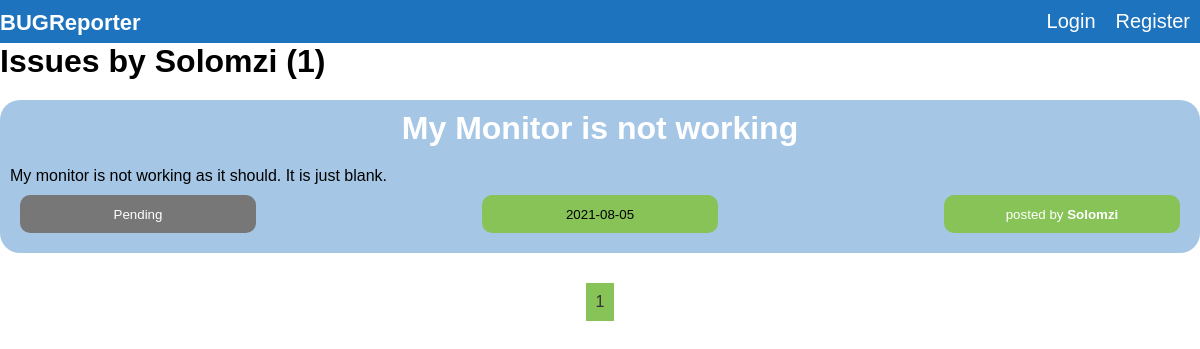
The page /user/Solomzi on the database as committed earlier.
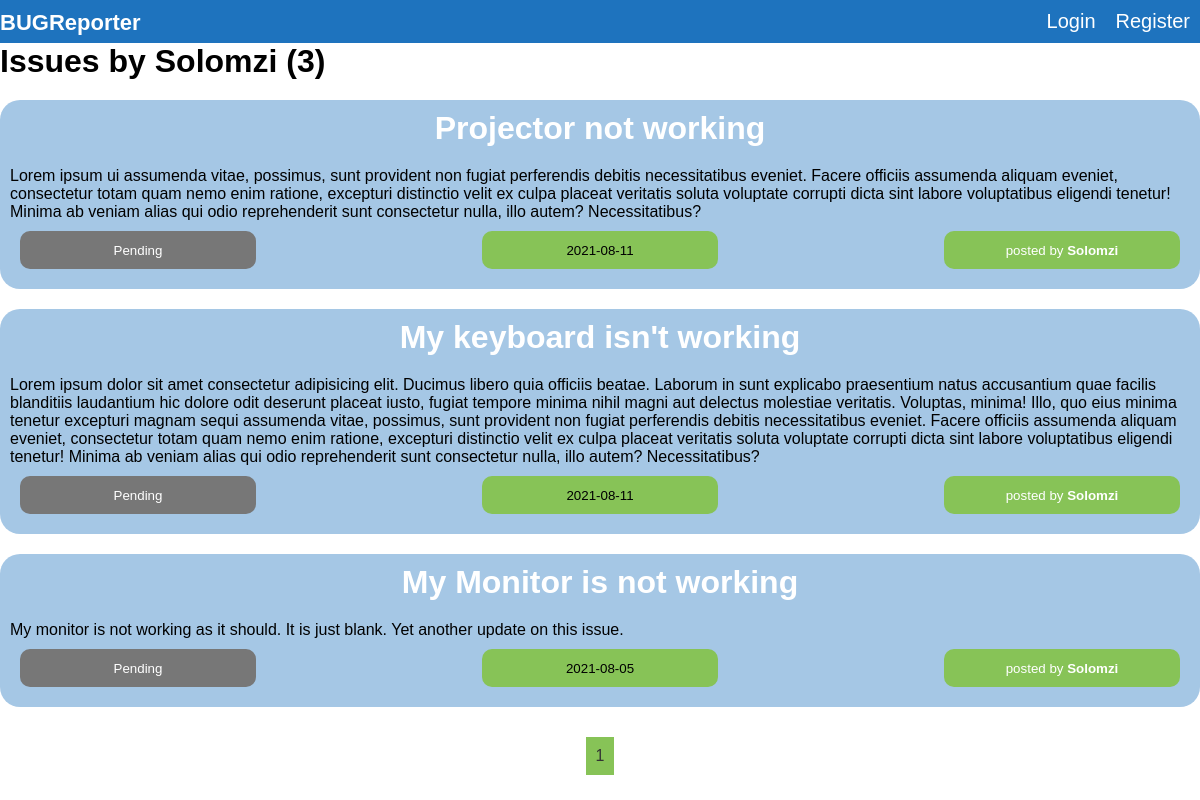
The same page on the database as committed later.
### issues_blog/models.py (models this page shows, shortened)
class User(db.Model, UserMixin):
    __tablename__ = 'users'
    id = db.Column(db.Integer, primary_key = True)
    firstname = db.Column(db.String(20), unique = True, nullable = False)
    email = db.Column(db.String(120), unique = True, nullable = False)
    password = db.Column(db.String(60), nullable = False)
    issues = db.relationship('Issue', backref = 'author', lazy = True)

class Issue(db.Model):
    __tablename__ = 'issues'
    id = db.Column(db.Integer, primary_key = True)
    title = db.Column(db.String(60), nullable = False)
    content = db.Column(db.Text, nullable = False)
    status = db.Column(db.String(20), nullable = False, default = 'Pending')
    date_created = db.Column(db.DateTime, nullable = False, default = datetime.utcnow)
    user_id = db.Column(db.Integer, db.ForeignKey('users.id'), nullable = False)

### issues_blog/routes.py (the view)
@app.route('/user/<firstname>')
def user_issues(firstname):
    page = request.args.get('page', 1, type = int)
    user = User.query.filter_by(firstname = firstname).first_or_404()
    issues = Issue.query.filter_by(author = user)\
            .order_by(Issue.date_created.desc())\
            .paginate(page = page, per_page = 5)
    return render_template('user_issues.html', issues = issues, user = user)

### issues_blog/templates/user_issues.html
{% extends 'base.html' %}
{% block body %}
    <div class="container">
        <h1>Issues by {{ user.firstname }} ({{ issues.total }})</h1>
        {% for issue in issues.items %}
        <div class="issue-box">
            <h1>
                <a href="{{ url_for('issue', issue_id = issue.id) }}">{{ issue.title }}</a>
            </h1>
            <p>{{ issue.content }}</p>
            <div class="details">
                <div class="info {{ issue.status|lower }}">
                    <p>
                        <small class = "details">{{ issue.status }}</small>
                    </p>
                </div>
                <div class="info">
                    <p>
                        <small class = "details">{{ issue.date_created.strftime('%Y-%m-%d') }}</small>
                    </p>
                </div>
                <div class="info">
                    <p>
                        <a href="{{ url_for('user_issues', firstname = issue.author.firstname) }}">
                            <small class = "details">
                                posted by <strong>{{ issue.author.firstname }}</strong>
                            </small>
                        </a>
                    </p>
                </div>
            </div>
        </div>
        {% endfor %}
        <div class="links">
            {% for page_num in issues.iter_pages(left_edge=1, right_edge=1, left_current=1, right_current=2) %}
                {% if page_num %}
                    {% if issues.page == page_num %}
                        <a href="{{ url_for('user_issues', firstname = user.firstname, page = page_num) }}" class="page_num link_active">
                            {{ page_num }}
                        </a>
                    {% else %}
                        <a href="{{ url_for('user_issues', firstname = user.firstname, page = page_num) }}" class="page_num">{{ page_num }}</a>
                    {% endif %}
                {% else %}
                    ...
                {% endif %}
            {% endfor %}
        </div>
    </div>
{% endblock %}

### issues_blog/templates/base.html (shortened to what this page needs)
<!DOCTYPE html>
<html lang="en">
<head>
    <link rel="stylesheet" href="https://cdnjs.cloudflare.com/ajax/libs/font-awesome/5.15.3/css/all.min.css" />
    <link rel="stylesheet" href="{{ url_for('static', filename = 'css/main.css') }}">
</head>
<body>
    <header>
        <nav class="container">
            <h1>BUGReporter</h1>
            <ul>
                {% if current_user.is_authenticated %}
                    <li>
                        <a href="{{ url_for('logout') }}" class="logout" title="logout">
                            <i class="fas fa-power-off"></i>
                        </a>
                    </li>
                    <li>
                        <a href="{{ url_for('home') }}">Home</a>
                    </li>
                    <li>
                        <a href="{{ url_for('issues') }}">Issues</a>
                    </li>
                    <li>
                        <a href="{{ url_for('report') }}">Report issue</a>
                    </li>
                {% else %}
                    <li><a href="{{ url_for('index') }}">Login</a></li>
                    <li><a href="{{ url_for('register') }}">Register</a></li>
                {% endif %}
            </ul>
        </nav>
    </header>
    {% block body %}{% endblock %}
</body>
</html>

### issues_blog/static/css/main.css (style rules this page uses)
* { margin: 0; padding: 0; box-sizing: border-box; }
body { font-family: Arial, Helvetica, sans-serif; }
.container { max-width: 1200px; overflow: auto; margin: auto; }
a { text-decoration: none; color: #fff; }
a.page_num { display: inline-block; color: #333; padding: 10px; margin: 10px; }
a.link_active { background-color: #87c357; }
div.links { width: 80%; margin: auto; text-align: center; }
header { background-color: #1e73be; }
header nav.container { display: flex; }
header nav.container ul { margin-left: auto; }
header nav h1 { margin: 0 !important; font-size: 22px !important; color: #fff; padding-top: 10px; }
header nav ul { list-style: none; display: flex; justify-content: space-between; }
header nav ul li a { display: inline-block; padding: 10px; font-size: 20px; }
div.issue-box div.details { display: flex; justify-content: space-between; }
.issue-box { padding: 10px; margin: 20px 0; background-color: rgba(30, 115, 190, .4); border-radius: 20px; overflow: auto; }
.issue-box h1 { text-align: center; margin-bottom: 20px; color: #333; }
div.info { width: 20%; padding: 10px; margin: 10px 10px; border-radius: 10px; text-align: center; background-color: #87c357 }
.issue-box div.info.pending { background-color: #777; color: #fff; }

Rows that differ between the two databases and show on the page:
added Issue: title "Projector not working", content "Lorem ipsum ui assumenda vitae, possimus, sunt provident non fugiat perferendis debitis necessitatibus eveniet. Facere officiis assumenda aliquam eveniet, consectetur totam quam nemo enim ratione, excepturi distinctio velit ex culpa placeat veritatis soluta voluptate corrupti dicta sint labore voluptatibus eligendi tenetur! Minima ab veniam alias qui odio reprehenderit sunt consectetur nulla, illo autem? Necessitatibus?", status "Pending", date_created "2021-08-11", author.firstname "Solomzi"
added Issue: title "My keyboard isn't working", content "Lorem ipsum dolor sit amet consectetur adipisicing elit. Ducimus libero quia officiis beatae. Laborum in sunt explicabo praesentium natus accusantium quae facilis blanditiis laudantium hic dolore odit deserunt placeat iusto, fugiat tempore minima nihil magni aut delectus molestiae veritatis. Voluptas, minima! Illo, quo eius minima tenetur excepturi magnam sequi assumenda vitae, possimus, sunt provident non fugiat perferendis debitis necessitatibus eveniet. Facere officiis assumenda aliquam eveniet, consectetur totam quam nemo enim ratione, excepturi distinctio velit ex culpa placeat veritatis soluta voluptate corrupti dicta sint labore voluptatibus eligendi tenetur! Minima ab veniam alias…", status "Pending", date_created "2021-08-11", author.firstname "Solomzi"
changed Issue "My Monitor is not working": content "My monitor is not working as it should. It is just blank." → "My monitor is not working as it should. It is just blank. Yet another update on this issue."
Other text that changed with them:
{{ issues.total }}: "1" → "3"
